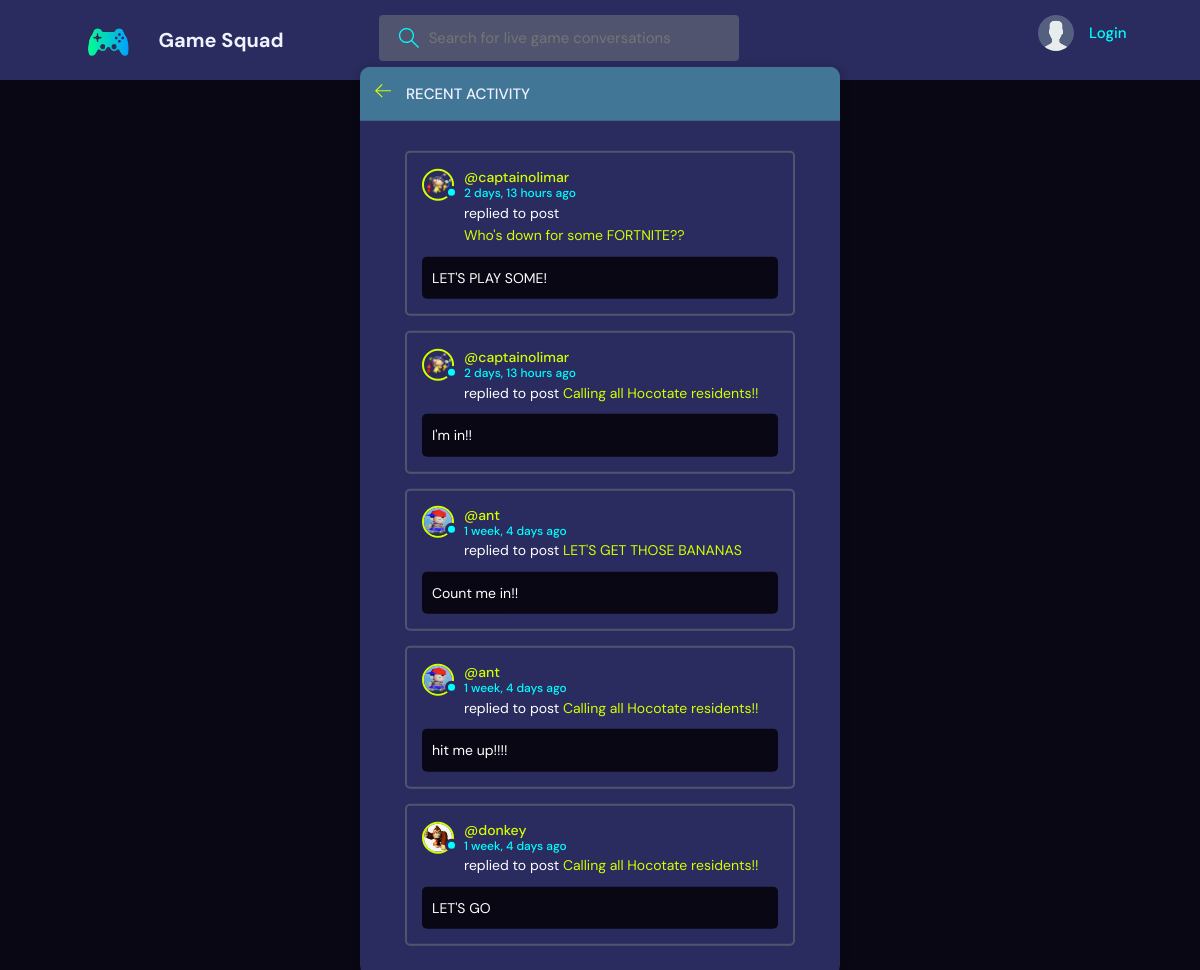
Page /gamesquad/activities/ on the committed database.
### base/models.py (models this page shows, shortened)
class Message(models.Model):
    user = models.ForeignKey(User, on_delete=models.CASCADE)
    room = models.ForeignKey(Room, on_delete=models.CASCADE)
    body = models.TextField()
    updated = models.DateTimeField(auto_now=True)
    created = models.DateTimeField(auto_now_add=True)
    class Meta:
        ordering = ["-updated", "-created"]

class Profile(models.Model):
    user = models.OneToOneField(User, null=True, on_delete=models.CASCADE)
    bio = models.TextField(blank=True)
    avatar = models.ImageField(
        null=True, default="../static/images/avatar.svg", upload_to=user_directory_path
    )

class Room(models.Model):
    host = models.ForeignKey(User, on_delete=models.SET_NULL, null=True)
    game = models.ForeignKey(Game, on_delete=models.SET_NULL, null=True)
    name = models.CharField(max_length=200)
    description = models.TextField(null=True, blank=True)
    participants = models.ManyToManyField(User, related_name="participants", blank=True)
    updated = models.DateTimeField(auto_now=True)
    created = models.DateTimeField(auto_now_add=True)
    class Meta:
        ordering = ["-updated", "-created"]
    def __str__(self):
        return self.name

### accounts/models.py (models this page shows)
class User(AbstractUser):
    email = models.EmailField(unique=True)
    username = models.CharField(unique=True, max_length=30)
    USERNAME_FIELD = "email"
    REQUIRED_FIELDS = []

### base/views.py (the view)
# urls.py: path("activities/", views.activityPage, name="activities"),
def activityPage(request):
    q = request.GET.get("q") if request.GET.get("q") != None else ""
    sent_messages = Message.objects.filter(Q(room__game__name__icontains=q))
    context = {"sent_messages": sent_messages}
    return render(request, "base/activity.html", context)

### base/templates/base/activity.html (shortened to what this page needs)
{% extends 'main.html' %}
{% block content %}
<main class="layout">
  <div class="container">
    <div class="layout__box">
      <div class="layout__boxHeader">
        <div class="layout__boxTitle">
          <a href="{% url 'home' %}">
            <svg version="1.1" xmlns="http://www.w3.org/2000/svg" width="32" height="32" viewBox="0 0 32 32">
              <title>arrow-left</title>
              <path
                d="M13.723 2.286l-13.723 13.714 13.719 13.714 1.616-1.611-10.96-10.96h27.625v-2.286h-27.625l10.965-10.965-1.616-1.607z"
              ></path>
            </svg>
          </a>
          <h3>Recent Activity</h3>
        </div>
      </div>
      <div class="activities-page layout__body">
        {% for message in sent_messages %}
    <div class="activities__box">
      <div class="activities__boxHeader roomListRoom__header">
        <a href="{% url 'user-profile' message.user.id %}" class="roomListRoom__author">
          <div class="avatar avatar--small">
            <img src="{{message.user.profile.avatar.url}}" />
          </div>
          <p>
            @{{message.user.username}}
            <span>{{message.created|timesince}} ago</span>
          </p>
        </a>
      </div>
      <div class="activities__boxContent">
        <p>replied to post <a href="{% url 'room' message.room.id %}">{{message.room}}</a></p>
        <div class="activities__boxRoomContent">
          {{message.body}}
        </div>
      </div>
    </div>
    {% endfor %}
      </div>
    </div>
  </div>
</main>
{% endblock content %}

### static/styles/style.css (style rules this page uses)
:root { --color-main: #d4ff00; --color-main-light: #fcfebf; --color-dark: #2a2b5e; --color-dark-medium: #51546e; --color-dark-light: #417696; --color-light: #f0f3ff; --color-gray: #00ffff; --color-light-gray: #ffffff; --color-bg: #090713; --color-success: #5dd693; --color-error: #fc4b0b; }
* { font-family: "DM Sans", -apple-system, BlinkMacSystemFont, "Segoe UI", Roboto, Oxygen, Ubuntu, Cantarell, "Open Sans", "Helvetica Neue", sans-serif; margin: 0; padding: 0; box-sizing: border-box; text-rendering: optimizeLegibility; font-size: inherit; }
html { font-size: 56.25%; }
@media only screen and (min-width: 1200px) { html { font-size: 62.5%; } }
body { line-height: 1.6; font-weight: 400; font-size: 1.5rem; color: var(--color-light-gray); background-color: var(--color-bg); min-height: 100vh; }
img { width: 100%; }
a { display: inline-block; color: var(--color-main); text-decoration: none; }
.container { max-width: 120rem; width: 90%; margin: auto; }
.avatar { position: relative; display: inline-block; border-radius: 50%; border: 2px solid var(--color-main); }
.avatar img { display: block; border-radius: 50%; object-fit: cover; object-position: center; }
.avatar::after { content: ""; display: block; position: absolute; background-color: var(--color-gray); z-index: 111; border-radius: 50%; border: 0.3rem solid var(--color-dark); }
.avatar.avatar--small img { width: 2.8rem; height: 2.8rem; }
.avatar.avatar--small:after { width: 0.7rem; height: 0.7rem; bottom: 0px; right: -6px; }
.layout { margin-top: 2.4rem; }
.layout > .container { display: flex; justify-content: space-between; align-items: flex-start; }
.layout__box { width: 90%; max-width: 48rem; min-height: 40rem; position: absolute; top: 50%; left: 50%; transform: translate(-50%, -46%); background-color: var(--color-dark); border-radius: 1rem; box-shadow: 1px 1px 6px 3px rgba(0, 0, 0, 0.1); overflow: hidden; }
.layout__boxHeader { display: flex; padding: 1.5rem; background-color: var(--color-dark-light); }
.layout__boxTitle { display: flex; gap: 1.5rem; align-items: center; }
.layout__boxTitle h3 { text-transform: uppercase; font-weight: 500; color: var(--color-light); }
.layout__boxTitle svg { width: 1.6rem; height: 1.6rem; fill: var(--color-main); }
.layout__body { margin: 3rem; }
.roomListRoom__header { display: flex; justify-content: space-between; align-items: center; }
.roomListRoom__author { font-weight: 500; display: flex; align-items: center; gap: 1rem; }
.activities__box { margin: 1.5rem; padding: 1.5rem; border: 2px solid var(--color-dark-medium); border-radius: 5px; }
.activities__boxHeader p { font-size: 1.4rem; line-height: 1.3; }
.activities__boxHeader p span { color: var(--color-gray); font-size: 1.2rem; display: block; }
.activities__boxContent { margin-left: 4.2rem; }
.activities__boxContent { font-size: 1.4rem; }
.activities__boxRoomContent { background: var(--color-bg); padding: 1rem; border-radius: 5px; margin-top: 1rem; margin-left: -4.2rem; }

### rows in the picture
Message: user.profile.avatar (picture), user.username "captainolimar", created "2 days, 13 hours", room "Who's down for some FORTNITE??", body "LET'S PLAY SOME!"
Message: user.profile.avatar (picture), user.username "captainolimar", created "2 days, 13 hours", room "Calling all Hocotate residents!!", body "I'm in!!"
Message: user.profile.avatar (picture), user.username "ant", created "1 week, 4 days", room "LET'S GET THOSE BANANAS", body "Count me in!!"
Message: user.profile.avatar (picture), user.username "ant", created "1 week, 4 days", room "Calling all Hocotate residents!!", body "hit me up!!!!"
Message: user.profile.avatar (picture), user.username "donkey", created "1 week, 4 days", room "Calling all Hocotate residents!!", body "LET'S GO"
